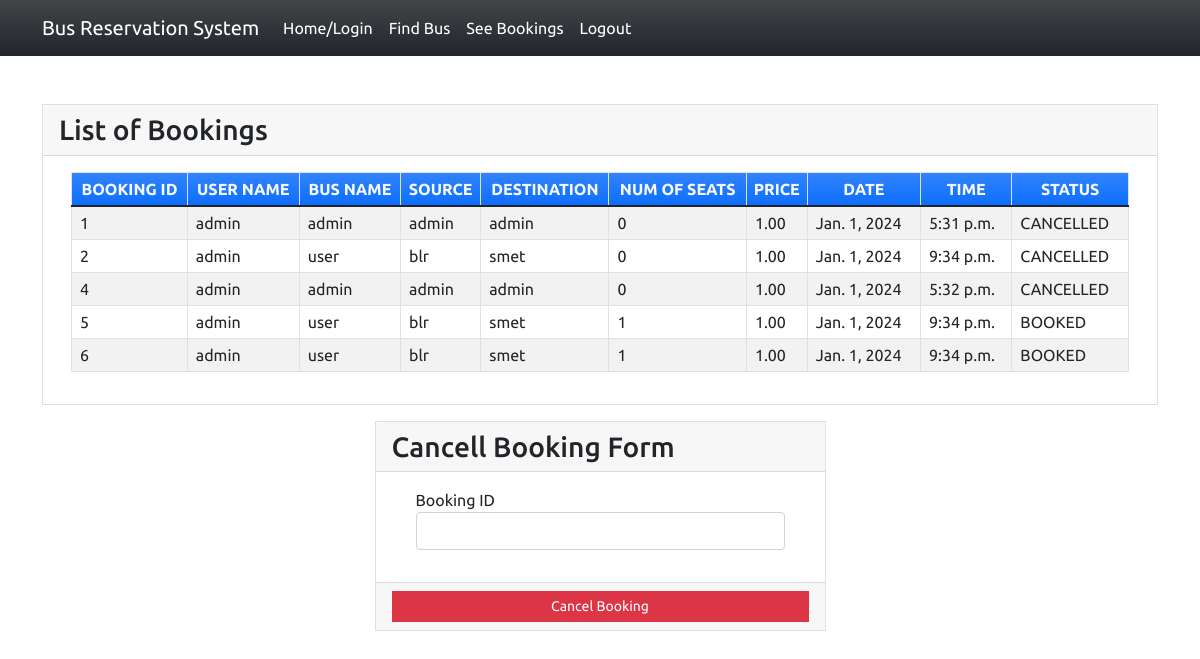
/seebookings (signed in), run on the app's committed database.
### myapp/models.py (models this page shows, shortened)
class Book(models.Model):
    BOOKED = 'B'
    CANCELLED = 'C'
    TICKET_STATUSES = ((BOOKED, 'Booked'),
                       (CANCELLED, 'Cancelled'),)
    email = models.EmailField()
    name = models.CharField(max_length=30)
    userid =models.DecimalField(decimal_places=0, max_digits=2)
    busid=models.DecimalField(decimal_places=0, max_digits=2)
    bus_name = models.CharField(max_length=30)
    source = models.CharField(max_length=30)
    dest = models.CharField(max_length=30)
    nos = models.DecimalField(decimal_places=0, max_digits=2)
    price = models.DecimalField(decimal_places=2, max_digits=6)
    date = models.DateField()
    time = models.TimeField()
    status = models.CharField(choices=TICKET_STATUSES, default=BOOKED, max_length=2)
    class Meta:
        verbose_name_plural = "List of Books"

### myapp/views.py (the view)
# urls.py: path('seebookings', views.seebookings, name="seebookings"),
@login_required(login_url='signin')
def seebookings(request,new={}):
    context = {}
    id_r = request.user.id
    book_list = Book.objects.filter(userid=id_r)
    if book_list:
        return render(request, 'myapp/booklist.html', locals())
    else:
        context["error"] = "Sorry no buses booked"
        return render(request, 'myapp/findbus.html', context)

### myapp/templates/myapp/booklist.html (shortened to what this page needs)
{% extends 'myapp/base.html' %} {% block content %}
<div class="container my-5">
    <div class="card rounded-0">
        <div class="card-header">
            <div class="card-title h3 mb-0">List of Bookings</div>
        </div>
        <div class="card-body">
            <div class="container-fluid">
                <table class="table table-bordered table-striped">
                    <thead>
                        <tr class="bg-gradient bg-primary text-light">
                            <th class="p-1 text-center">BOOKING ID</th>
                            <th class="p-1 text-center">USER NAME</th>
                            <th class="p-1 text-center">BUS NAME</th>
                            <th class="p-1 text-center">SOURCE</th>
                            <th class="p-1 text-center">DESTINATION</th>
                            <th class="p-1 text-center">NUM OF SEATS</th>
                            <th class="p-1 text-center">PRICE</th>
                            <th class="p-1 text-center">DATE</th>
                            <th class="p-1 text-center">TIME</th>
                            <th class="p-1 text-center">STATUS</th>
                        </tr>
                    </thead>
                    {% for row in book_list %}
                    <tr>
                        <td class="px-2 py-1 align-middle">{{row.id}}</td>
                        <td class="px-2 py-1 align-middle">{{row.name}}</td>
                        <td class="px-2 py-1 align-middle">{{row.bus_name}}</td>
                        <td class="px-2 py-1 align-middle">{{row.source}}</td>
                        <td class="px-2 py-1 align-middle">{{row.dest}}</td>
                        <td class="px-2 py-1 align-middle">{{row.nos}}</td>
                        <td class="px-2 py-1 align-middle">{{row.price}}</td>
                        <td class="px-2 py-1 align-middle">{{row.date}}</td>
                        <td class="px-2 py-1 align-middle">{{row.time}}</td>
                        <td class="px-2 py-1 align-middle">{{row.status}}</td>
                    </tr>
                    {% endfor %}
                </table>
            </div>
        </div>
    </div>
    <div class="row mt-3 justify-content-center">
        <div class="col-lg-5 col-md-7 col-sm-10 col-xs-12">
            <div class="card rounded-0">
                <div class="card-header">
                    <div class="card-title h3 mb-0">Cancell Booking Form</div>
                </div>
                <div class="card-body">
                    <div class="container-fluid">
                        <form action="{% url 'cancellings' %}" method="post" id="cancel-form">
                            <div class="mb-3">
                                <label for="bus_id" class="control-label">Booking ID</label>
                                <input name='bus_id' class="form-control" type="number" id="bus_id">
                            </div>
                        </form>
                    </div>
                </div>
                <div class="card-footer text-center">
                    <button class="btn btn-sm rounded-0 btn-danger w-100" form="cancel-form">Cancel Booking</button>
                </div>
            </div>
        </div>
    </div>
</div>
{% endblock %}

### myapp/templates/myapp/base.html (shortened to what this page needs)
<!DOCTYPE html>
<html lang="en">
<head>
    <link rel="stylesheet" href="https://cdn.jsdelivr.net/npm/bootstrap@5.1.3/dist/css/bootstrap.min.css">
</head>
<body>
<nav class="navbar navbar-expand-lg navbar-light bg-gradient bg-dark">
    <div class="container">
            <a class="navbar-brand" href="#" style="color: white;">Bus Reservation System</a>
        <div class="collapse navbar-collapse" id="navbarNavAltMarkup">
            <div class="navbar-nav" >
                <a class="nav-item nav-link active" href="{% url 'home' %}" style="color: white;">Home/Login</a>
                <a class="nav-item nav-link" href="{% url 'findbus' %}" style="color: white;">Find Bus</a>
                <a class="nav-item nav-link" href="{% url 'seebookings' %}" style="color: white;">See Bookings</a>
                {% if request.user.is_active %}
                <a class="nav-item nav-link " href="{% url 'signout' %}" style="color: white;">Logout</a>
                {% else %}
                <a class="nav-item nav-link " href="{% url 'signup' %}" style="color: white;">Registration</a>
                {% endif %}
            </div>
        </div>
    </div>
</nav>
{% block content %}
{% endblock %}
</body>
</html>

### myapp/templates/myapp/base.html (style rules this page uses)
body { font-family: 'Ubuntu', sans-serif; margin: 0; padding: 0; height: 100vh; background-image: url(https://img.freepik.com/premium-photo/white-bus-moving-fast-road-modern-city-with-light-effect-generative-ai_493343-38718.jpg); background-repeat: no-repeat; background-size: cover; }

### data on the page
Book: id "1", name "admin", bus_name "admin", source "admin", dest "admin", nos "0", price "1.00", date "Jan. 1, 2024", time "5:31 p.m.", status "CANCELLED"
Book: id "2", name "admin", bus_name "user", source "blr", dest "smet", nos "0", price "1.00", date "Jan. 1, 2024", time "9:34 p.m.", status "CANCELLED"
Book: id "4", name "admin", bus_name "admin", source "admin", dest "admin", nos "0", price "1.00", date "Jan. 1, 2024", time "5:32 p.m.", status "CANCELLED"
Book: id "5", name "admin", bus_name "user", source "blr", dest "smet", nos "1", price "1.00", date "Jan. 1, 2024", time "9:34 p.m.", status "BOOKED"
Book: id "6", name "admin", bus_name "user", source "blr", dest "smet", nos "1", price "1.00", date "Jan. 1, 2024", time "9:34 p.m.", status "BOOKED"
